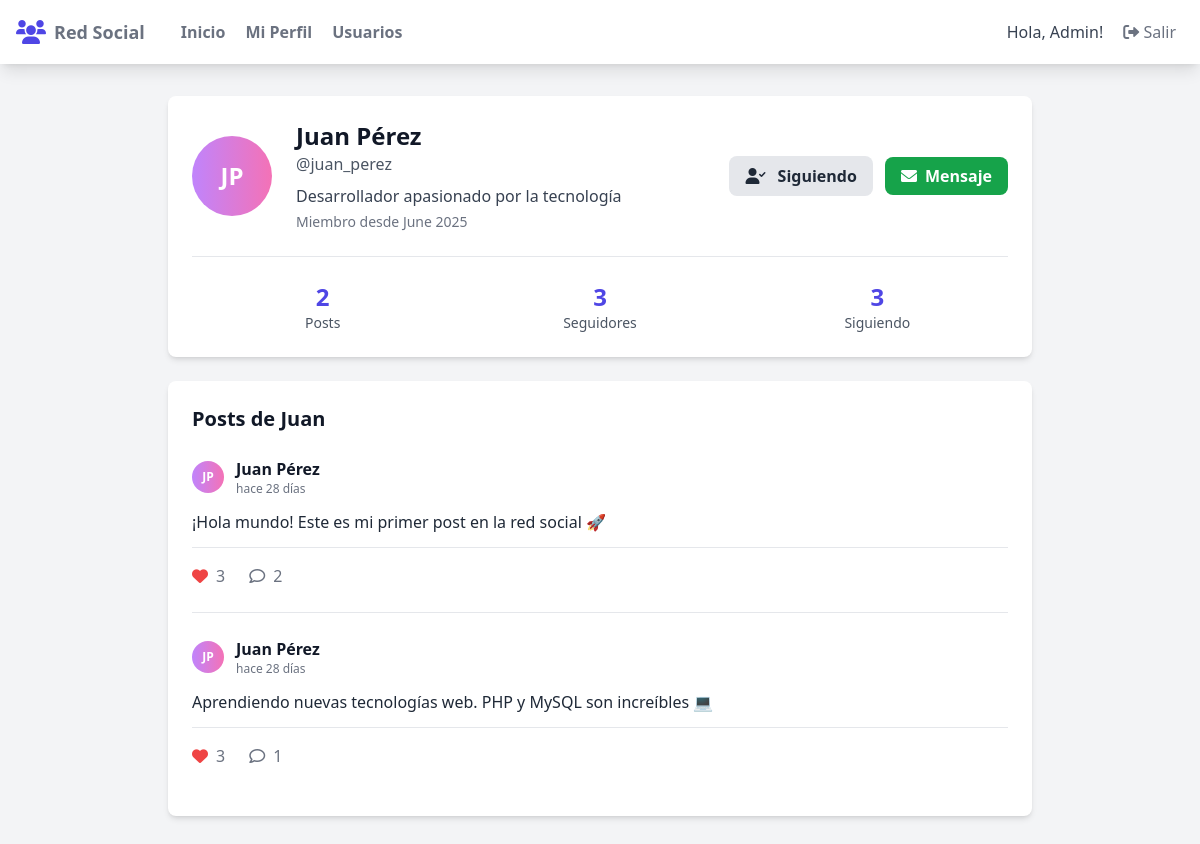
Screenshot of /dashboard/user_profile.php?id=2 (signed in) with the database file from the repository.
### tables this page shows
CREATE TABLE users (
    id INT PRIMARY KEY AUTO_INCREMENT,
    username VARCHAR(50) UNIQUE NOT NULL,
    email VARCHAR(100) UNIQUE NOT NULL,
    password VARCHAR(255) NOT NULL,
    first_name VARCHAR(50) NOT NULL,
    last_name VARCHAR(50) NOT NULL,
    profile_picture VARCHAR(255) DEFAULT 'default-avatar.jpg',
    bio TEXT,
    birth_date DATE,
    created_at TIMESTAMP DEFAULT CURRENT_TIMESTAMP,
    updated_at TIMESTAMP DEFAULT CURRENT_TIMESTAMP ON UPDATE CURRENT_TIMESTAMP,
    is_active BOOLEAN DEFAULT TRUE
);

CREATE TABLE posts (
    id INT PRIMARY KEY AUTO_INCREMENT,
    user_id INT NOT NULL,
    content TEXT NOT NULL,
    image VARCHAR(255),
    created_at TIMESTAMP DEFAULT CURRENT_TIMESTAMP,
    updated_at TIMESTAMP DEFAULT CURRENT_TIMESTAMP ON UPDATE CURRENT_TIMESTAMP,
    FOREIGN KEY (user_id) REFERENCES users(id) ON DELETE CASCADE
);

### includes/functions.php (called while the page is built, shortened)
<?php
function timeAgo($datetime) {
    $time = time() - strtotime($datetime);
    if ($time < 2592000) return 'hace ' . round($time/86400) . ' días';
    return 'hace ' . round($time/31536000) . ' años';
}
function hasUserLikedPost($user_id, $post_id) {
    $database = new Database();
    $db = $database->getConnection();
    $query = "SELECT id FROM post_likes WHERE user_id = ? AND post_id = ?";
    $stmt = $db->prepare($query);
    $stmt->execute([$user_id, $post_id]);
    return $stmt->rowCount() > 0;
}
function getPostLikesCount($post_id) {
    $database = new Database();
    $db = $database->getConnection();
    $query = "SELECT COUNT(*) FROM post_likes WHERE post_id = ?";
    $stmt = $db->prepare($query);
    $stmt->execute([$post_id]);
    return $stmt->fetchColumn();
}
function getPostCommentsCount($post_id) {
    $database = new Database();
    $db = $database->getConnection();
    $query = "SELECT COUNT(*) FROM comments WHERE post_id = ?";
    $stmt = $db->prepare($query);
    $stmt->execute([$post_id]);
    return $stmt->fetchColumn();
}
function isFollowing($follower_id, $following_id) {
    $database = new Database();
    $db = $database->getConnection();
    $query = "SELECT id FROM follows WHERE follower_id = ? AND following_id = ?";
    $stmt = $db->prepare($query);
    $stmt->execute([$follower_id, $following_id]);
    return $stmt->rowCount() > 0;
}
?>

### dashboard/user_profile.php (the view, shortened to what this page needs)
<?php
require_once '../includes/functions.php';
$user_id = $_GET['id'];
$database = new Database();
$db = $database->getConnection();
$query = "SELECT * FROM users WHERE id = ? AND is_active = 1";
$stmt = $db->prepare($query);
$stmt->execute([$user_id]);
$user = $stmt->fetch(PDO::FETCH_ASSOC);
$query = "SELECT p.*, u.username, u.first_name, u.last_name
          FROM posts p
          JOIN users u ON p.user_id = u.id
          WHERE p.user_id = ?
          ORDER BY p.created_at DESC";
$stmt = $db->prepare($query);
$stmt->execute([$user_id]);
$posts = $stmt->fetchAll(PDO::FETCH_ASSOC);
$query = "SELECT COUNT(*) FROM posts WHERE user_id = ?";
$stmt = $db->prepare($query);
$stmt->execute([$user_id]);
$posts_count = $stmt->fetchColumn();
$query = "SELECT COUNT(*) FROM follows WHERE following_id = ?";
$stmt = $db->prepare($query);
$stmt->execute([$user_id]);
$followers_count = $stmt->fetchColumn();
$query = "SELECT COUNT(*) FROM follows WHERE follower_id = ?";
$stmt = $db->prepare($query);
$stmt->execute([$user_id]);
$following_count = $stmt->fetchColumn();
$is_following = isFollowing($_SESSION['user_id'], $user_id);
?>
<!DOCTYPE html>
<html lang="es">
<head>
    <script src="https://cdn.tailwindcss.com"></script>
    <link rel="stylesheet" href="https://cdnjs.cloudflare.com/ajax/libs/font-awesome/6.0.0/css/all.min.css">
</head>
<body class="bg-gray-100 min-h-screen">
    <nav class="bg-white shadow-lg sticky top-0 z-50">
        <div class="max-w-7xl mx-auto px-4">
            <div class="flex justify-between">
                <div class="flex space-x-7">
                    <div class="flex items-center py-4">
                        <i class="fas fa-users text-indigo-600 text-2xl mr-2"></i>
                        <span class="font-semibold text-gray-500 text-lg">Red Social</span>
                    </div>
                    <div class="hidden md:flex items-center space-x-1">
                        <a href="index.php" class="py-4 px-2 text-gray-500 font-semibold hover:text-indigo-500 transition duration-300">Inicio</a>
                        <a href="profile.php" class="py-4 px-2 text-gray-500 font-semibold hover:text-indigo-500 transition duration-300">Mi Perfil</a>
                        <a href="users.php" class="py-4 px-2 text-gray-500 font-semibold hover:text-indigo-500 transition duration-300">Usuarios</a>
                    </div>
                </div>
                <div class="flex items-center space-x-3">
                    <span class="text-gray-700">Hola, <?php echo $_SESSION['first_name']; ?>!</span>
                    <a href="../auth/logout.php" class="py-2 px-2 font-medium text-gray-500 rounded hover:bg-red-500 hover:text-white transition duration-300">
                        <i class="fas fa-sign-out-alt"></i> Salir
                    </a>
                </div>
            </div>
        </div>
    </nav>
    <div class="max-w-4xl mx-auto px-4 py-8">
        <div class="bg-white rounded-lg shadow-md p-6 mb-6">
            <div class="flex items-center space-x-6">
                <div class="w-20 h-20 rounded-full bg-gradient-to-r from-purple-400 to-pink-400 flex items-center justify-center text-white font-bold text-2xl">
                    <?php echo strtoupper(substr($user['first_name'], 0, 1) . substr($user['last_name'], 0, 1)); ?>
                </div>
                <div class="flex-1">
                    <h1 class="text-2xl font-bold text-gray-900"><?php echo $user['first_name'] . ' ' . $user['last_name']; ?></h1>
                    <p class="text-gray-600">@<?php echo $user['username']; ?></p>
                    <p class="text-gray-700 mt-2"><?php echo $user['bio'] ?: 'Sin biografía'; ?></p>
                    <p class="text-sm text-gray-500 mt-1">Miembro desde <?php echo date('F Y', strtotime($user['created_at'])); ?></p>
                </div>
                <div class="text-right">
                    <button onclick="toggleFollow(<?php echo $user['id']; ?>)"
                            id="follow-btn-<?php echo $user['id']; ?>"
                            class="<?php echo $is_following ? 'bg-gray-200 hover:bg-gray-300 text-gray-800' : 'bg-indigo-600 hover:bg-indigo-700 text-white'; ?> font-bold py-2 px-4 rounded-lg transition duration-300">
                        <i class="<?php echo $is_following ? 'fas fa-user-check' : 'fas fa-user-plus'; ?> mr-2"></i>
                        <?php echo $is_following ? 'Siguiendo' : 'Seguir'; ?>
                    </button>
                    <?php if ($is_following): ?>
                        <a href="messages.php?user=<?php echo $user['id']; ?>"
                           class="ml-2 bg-green-600 hover:bg-green-700 text-white font-bold py-2 px-4 rounded-lg transition duration-300">
                            <i class="fas fa-envelope mr-2"></i>Mensaje
                        </a>
                    <?php else: ?>
                        <div class="ml-2 inline-block bg-gray-300 text-gray-500 font-bold py-2 px-4 rounded-lg cursor-not-allowed" title="Debes seguir al usuario para enviar mensajes">
                            <i class="fas fa-envelope mr-2"></i>Mensaje
                        </div>
                    <?php endif; ?>
                </div>
            </div>
            <div class="grid grid-cols-3 gap-4 mt-6 pt-6 border-t border-gray-200">
                <div class="text-center">
                    <div class="text-2xl font-bold text-indigo-600"><?php echo $posts_count; ?></div>
                    <div class="text-sm text-gray-600">Posts</div>
                </div>
                <div class="text-center">
                    <div class="text-2xl font-bold text-indigo-600" id="followers-count"><?php echo $followers_count; ?></div>
                    <div class="text-sm text-gray-600">Seguidores</div>
                </div>
                <div class="text-center">
                    <div class="text-2xl font-bold text-indigo-600"><?php echo $following_count; ?></div>
                    <div class="text-sm text-gray-600">Siguiendo</div>
                </div>
            </div>
        </div>
        <div class="bg-white rounded-lg shadow-md p-6">
            <h2 class="text-xl font-bold text-gray-900 mb-6">Posts de <?php echo $user['first_name']; ?></h2>
            <?php if (empty($posts)): ?>
                <div class="text-center py-8">
                    <i class="fas fa-edit text-gray-400 text-4xl mb-4"></i>
                    <h3 class="text-xl font-semibold text-gray-600 mb-2"><?php echo $user['first_name']; ?> no ha publicado nada aún</h3>
                    <p class="text-gray-500">Cuando publique algo, aparecerá aquí.</p>
                </div>
            <?php else: ?>
                <div class="space-y-6">
                    <?php foreach ($posts as $post): ?>
                        <div class="border-b border-gray-200 pb-6 last:border-b-0">
                            <div class="flex items-center mb-3">
                                <div class="w-8 h-8 rounded-full bg-gradient-to-r from-purple-400 to-pink-400 flex items-center justify-center text-white font-bold text-xs">
                                    <?php echo strtoupper(substr($post['first_name'], 0, 1) . substr($post['last_name'], 0, 1)); ?>
                                </div>
                                <div class="ml-3">
                                    <h4 class="font-semibold text-gray-900"><?php echo $post['first_name'] . ' ' . $post['last_name']; ?></h4>
                                    <p class="text-xs text-gray-500"><?php echo timeAgo($post['created_at']); ?></p>
                                </div>
                            </div>
                            <p class="text-gray-800 leading-relaxed mb-3"><?php echo nl2br(htmlspecialchars($post['content'])); ?></p>
                            <div class="flex items-center justify-between pt-4 border-t border-gray-200">
                                <div class="flex space-x-6">
                                    <button onclick="toggleLike(<?php echo $post['id']; ?>)"
                                            class="flex items-center space-x-2 text-gray-500 hover:text-red-500 transition duration-300"
                                            id="like-btn-<?php echo $post['id']; ?>">
                                        <i class="<?php echo hasUserLikedPost($_SESSION['user_id'], $post['id']) ? 'fas text-red-500' : 'far'; ?> fa-heart"></i>
                                        <span id="like-count-<?php echo $post['id']; ?>"><?php echo getPostLikesCount($post['id']); ?></span>
                                    </button>
                                    <button onclick="toggleComments(<?php echo $post['id']; ?>)"
                                            class="flex items-center space-x-2 text-gray-500 hover:text-blue-500 transition duration-300">
                                        <i class="far fa-comment"></i>
                                        <span><?php echo getPostCommentsCount($post['id']); ?></span>
                                    </button>
                                </div>
                            </div>
                        </div>
                    <?php endforeach; ?>
                </div>
            <?php endif; ?>
        </div>
    </div>
</body>
</html>

### rows the page displays
users: first_name+last_name "JP", first_name "Juan", last_name "Pérez", username "juan_perez", bio "Desarrollador apasionado por la tecnología", created_at "June 2025"
posts: user.last_name "JP", user.first_name "Juan", user.last_name "Pérez", created_at "hace 28 días", content "¡Hola mundo! Este es mi primer post en la red social 🚀", id "3", id "2"
posts: user.last_name "JP", user.first_name "Juan", user.last_name "Pérez", created_at "hace 28 días", content "Aprendiendo nuevas tecnologías web. PHP y MySQL son increíbles 💻", id "3", id "1"

### other values shown
$_SESSION['first_name'] "Admin"
$posts_count "2"
$followers_count "3"
$following_count "3"
